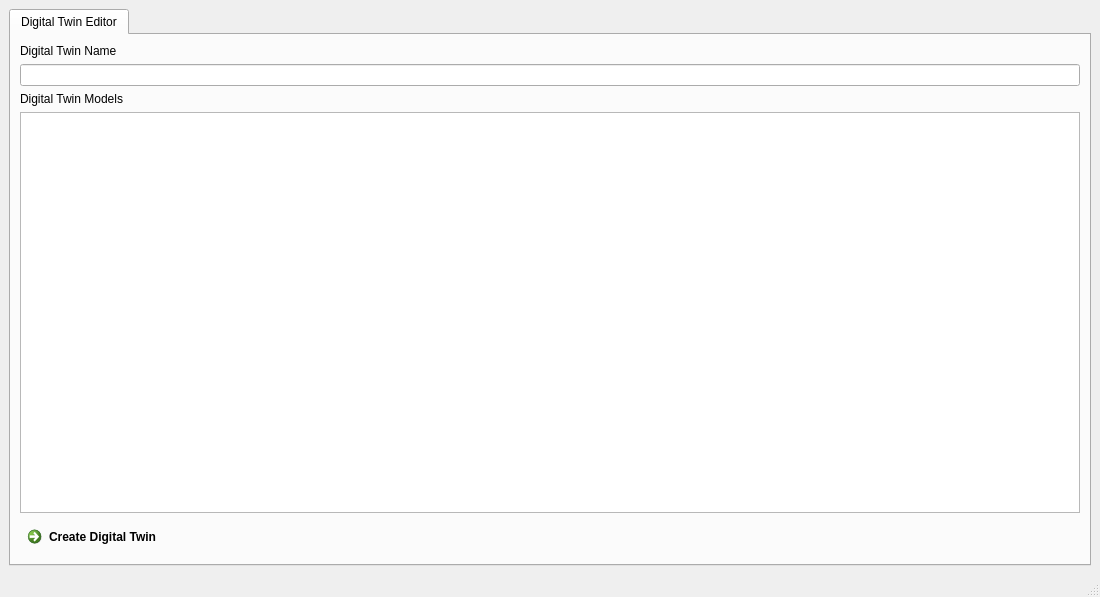
<?xml version="1.0" encoding="UTF-8"?>
<ui version="4.0">
 <class>DigitalTwin::Client::UploadProjectFileToBackend</class>
 <widget class="QMainWindow" name="DigitalTwin::Client::UploadProjectFileToBackend">
  <property name="geometry">
   <rect>
    <x>0</x>
    <y>0</y>
    <width>1100</width>
    <height>597</height>
   </rect>
  </property>
  <property name="windowTitle">
   <string>Project Editor [*]</string>
  </property>
  <widget class="QWidget" name="centralwidget">
   <layout class="QVBoxLayout" name="verticalLayout">
    <item>
     <widget class="QTabWidget" name="tabWidget">
      <property name="enabled">
       <bool>true</bool>
      </property>
      <property name="currentIndex">
       <number>0</number>
      </property>
      <widget class="QWidget" name="DTTab">
       <attribute name="title">
        <string>Digital Twin Editor</string>
       </attribute>
       <layout class="QVBoxLayout" name="verticalLayout_2">
        <item>
         <widget class="QLabel" name="label">
          <property name="text">
           <string>Digital Twin Name</string>
          </property>
         </widget>
        </item>
        <item>
         <widget class="QLineEdit" name="DTNameLineEdit"/>
        </item>
        <item>
         <widget class="QLabel" name="label_2">
          <property name="text">
           <string>Digital Twin Models</string>
          </property>
         </widget>
        </item>
        <item>
         <widget class="QListView" name="DTModelListView">
          <property name="selectionMode">
           <enum>QAbstractItemView::SelectionMode::MultiSelection</enum>
          </property>
          <property name="selectionRectVisible">
           <bool>true</bool>
          </property>
         </widget>
        </item>
        <item>
         <widget class="QCommandLinkButton" name="CreateDTButton">
          <property name="text">
           <string>Create Digital Twin</string>
          </property>
         </widget>
        </item>
       </layout>
      </widget>
     </widget>
    </item>
   </layout>
  </widget>
  <widget class="QMenuBar" name="menubar">
   <property name="geometry">
    <rect>
     <x>0</x>
     <y>0</y>
     <width>1100</width>
     <height>30</height>
    </rect>
   </property>
  </widget>
  <widget class="QStatusBar" name="statusbar"/>
  <action name="actionUpload">
   <property name="text">
    <string>Upload</string>
   </property>
  </action>
  <action name="actionDownload">
   <property name="text">
    <string>Download</string>
   </property>
  </action>
  <action name="actionCreate_new_Project">
   <property name="text">
    <string>Create new Project</string>
   </property>
  </action>
 </widget>
 <resources/>
 <connections/>
</ui>
